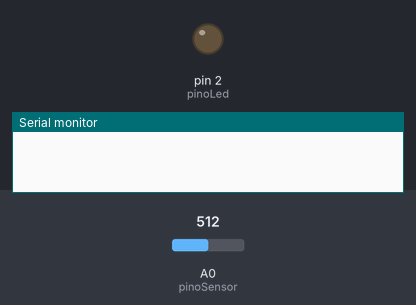
This sketch was run on a simulated Arduino Uno, built with avr-gcc and run on an emulated ATmega328P. Shown: output pins drawn as LEDs (lit = HIGH), the last lines printed to the serial monitor. Dashed ring = blinking. The inputs (shaded band) are chosen by the test bench; at power-on: A0 (pinoSensor) = 512.

Above: at 1.1 s.
At 2.9 s:
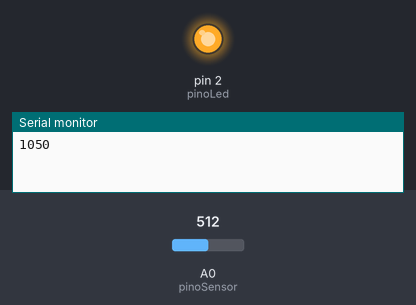
3.0 s: A0 (pinoSensor) set to 122
6.5 s: A0 (pinoSensor) set to 0
At 6.96 s:
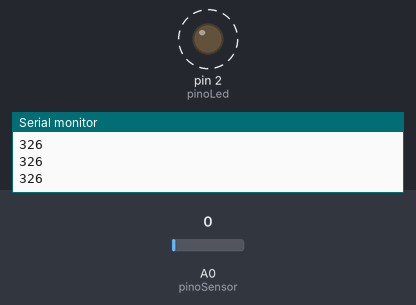
Timing chart, 0 to 16.0 s (numbered marks = the images above; inputs shaded):
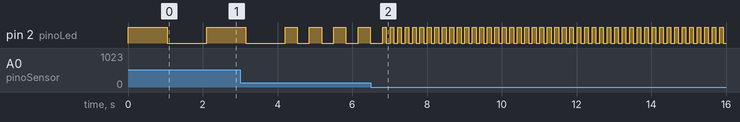

Measured:
- after the input at 6.5 s, pin 2 (pinoLed): alternates HIGH for 0.10 s and LOW for 0.10 s, starting after 0.41 s
- by itself, pin 2 (pinoLed): repeats every 0.65 s: HIGH 0.33 s, LOW 0.33 s

The sketch:

sensorTempoLed_05.ino
```cpp
const int pinoSensor = A0;
const int pinoLed = 2;
int leituraSensor;

void setup()
{
  Serial.begin(9600);
  pinMode(pinoSensor, INPUT); // redundante
  pinMode(pinoLed, OUTPUT);
}

void loop()
{
  leituraSensor = analogRead(pinoSensor);
  leituraSensor = map(leituraSensor, 0, 1023, 100, 2000);

  digitalWrite(pinoLed, HIGH);
  delay(leituraSensor);

  digitalWrite(pinoLed, LOW);
  delay(leituraSensor);

  Serial.println(leituraSensor);
}
```
